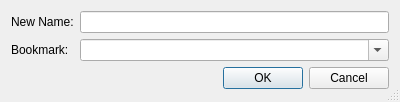
<?xml version="1.0" encoding="UTF-8"?>
<ui version="4.0">
 <class>HgBookmarkRenameDialog</class>
 <widget class="QDialog" name="HgBookmarkRenameDialog">
  <property name="geometry">
   <rect>
    <x>0</x>
    <y>0</y>
    <width>400</width>
    <height>102</height>
   </rect>
  </property>
  <property name="windowTitle">
   <string>Rename Bookmark</string>
  </property>
  <property name="sizeGripEnabled">
   <bool>true</bool>
  </property>
  <layout class="QGridLayout" name="gridLayout">
   <item row="0" column="0">
    <widget class="QLabel" name="label">
     <property name="text">
      <string>New Name:</string>
     </property>
    </widget>
   </item>
   <item row="0" column="1">
    <widget class="QLineEdit" name="nameEdit">
     <property name="toolTip">
      <string>Enter the bookmark name</string>
     </property>
    </widget>
   </item>
   <item row="1" column="0">
    <widget class="QLabel" name="label_2">
     <property name="text">
      <string>Bookmark:</string>
     </property>
    </widget>
   </item>
   <item row="1" column="1">
    <widget class="QComboBox" name="bookmarkCombo">
     <property name="sizePolicy">
      <sizepolicy hsizetype="Expanding" vsizetype="Fixed">
       <horstretch>0</horstretch>
       <verstretch>0</verstretch>
      </sizepolicy>
     </property>
     <property name="toolTip">
      <string>Enter the bookmark name to be renamed</string>
     </property>
     <property name="editable">
      <bool>true</bool>
     </property>
    </widget>
   </item>
   <item row="2" column="0" colspan="2">
    <widget class="QDialogButtonBox" name="buttonBox">
     <property name="orientation">
      <enum>Qt::Horizontal</enum>
     </property>
     <property name="standardButtons">
      <set>QDialogButtonBox::Cancel|QDialogButtonBox::Ok</set>
     </property>
    </widget>
   </item>
  </layout>
 </widget>
 <tabstops>
  <tabstop>nameEdit</tabstop>
  <tabstop>bookmarkCombo</tabstop>
  <tabstop>buttonBox</tabstop>
 </tabstops>
 <resources/>
 <connections>
  <connection>
   <sender>buttonBox</sender>
   <signal>accepted()</signal>
   <receiver>HgBookmarkRenameDialog</receiver>
   <slot>accept()</slot>
   <hints>
    <hint type="sourcelabel">
     <x>248</x>
     <y>254</y>
    </hint>
    <hint type="destinationlabel">
     <x>157</x>
     <y>274</y>
    </hint>
   </hints>
  </connection>
  <connection>
   <sender>buttonBox</sender>
   <signal>rejected()</signal>
   <receiver>HgBookmarkRenameDialog</receiver>
   <slot>reject()</slot>
   <hints>
    <hint type="sourcelabel">
     <x>316</x>
     <y>260</y>
    </hint>
    <hint type="destinationlabel">
     <x>286</x>
     <y>274</y>
    </hint>
   </hints>
  </connection>
 </connections>
</ui>
